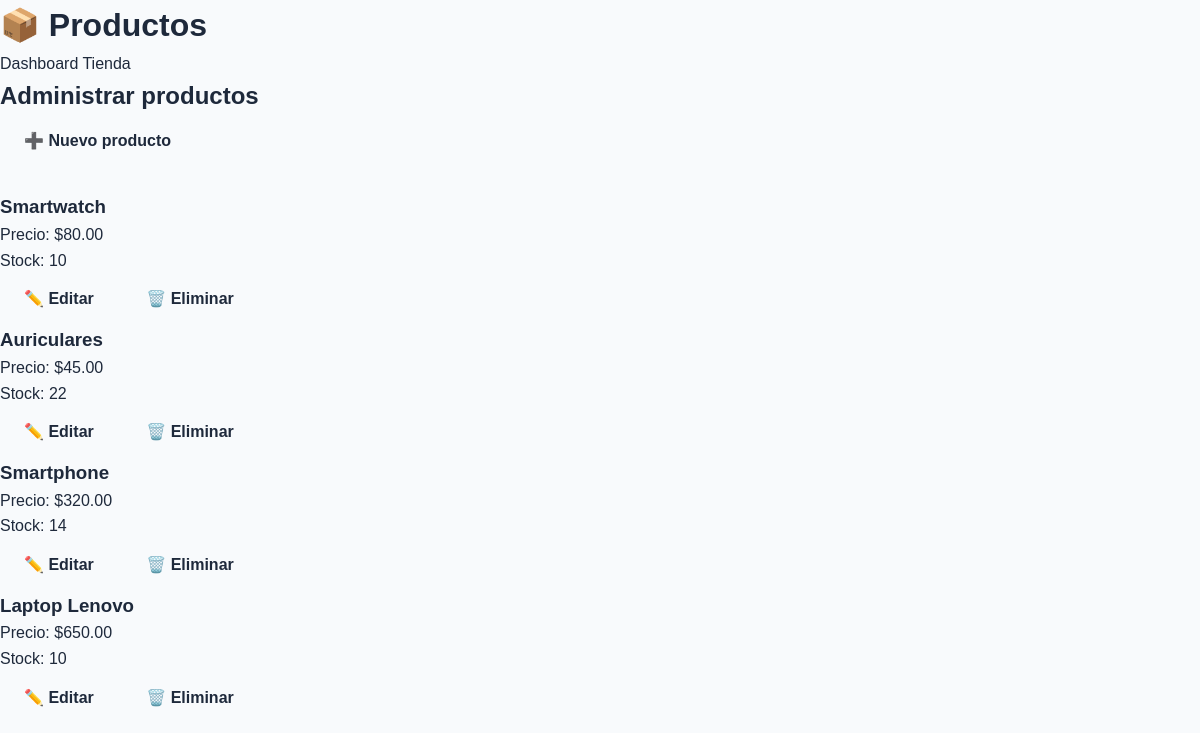
The page /productos on the database its author committed.
### tables this page shows
CREATE TABLE productos (
            id INTEGER PRIMARY KEY AUTOINCREMENT,
            nombre TEXT NOT NULL,
            descripcion TEXT,
            precio REAL NOT NULL,
            stock INTEGER NOT NULL DEFAULT 0,
            imagen TEXT,
            categoria_id INTEGER,
            fecha_creacion TIMESTAMP DEFAULT CURRENT_TIMESTAMP,

            FOREIGN KEY (categoria_id)
                REFERENCES categorias(id)
                ON DELETE SET NULL
        );

### main.py (the view)
@app.route("/productos")
def productos():
    productos = obtener_productos()
    categorias = obtener_categorias()
    return render_template(
        "productos.html",
        productos=productos,
        categorias=categorias,
        usuario=usuario_actual()
    )

### database.py (called while the page is built)
def conectar():
    conexion = sqlite3.connect(DATABASE)
    conexion.row_factory = sqlite3.Row
    conexion.execute("PRAGMA foreign_keys = ON")
    return conexion

def obtener_categorias():
    conexion = conectar()
    cursor = conexion.cursor()
    cursor.execute("""
        SELECT *
        FROM categorias
        ORDER BY nombre
    """)
    categorias = cursor.fetchall()
    conexion.close()
    return categorias

def obtener_productos():
    conexion = conectar()
    cursor = conexion.cursor()
    cursor.execute("""
        SELECT
            productos.*,
            categorias.nombre AS categoria
        FROM productos

        LEFT JOIN categorias
        ON productos.categoria_id = categorias.id

        ORDER BY productos.id DESC
    """)
    productos = cursor.fetchall()
    conexion.close()
    return productos

### main.py (called while the page is built)
def usuario_actual():
    usuario_id = session.get("usuario_id")
    if not usuario_id:
        return None
    return obtener_usuario_por_id(usuario_id)

### templates/admin/productos.html (shortened to what this page needs)
<!DOCTYPE html>
<html lang="es">
<head>
    <link
        rel="stylesheet"
        href="{{ url_for('static', filename='style.css') }}"
    >
</head>
<body>
<header>
    <h1>📦 Productos</h1>
    <nav>
        <a href="{{ url_for('admin_dashboard') }}">
            Dashboard
        </a>
        <a href="{{ url_for('inicio') }}">
            Tienda
        </a>
    </nav>
</header>
<main>
    <h2>Administrar productos</h2>
    <p>
        <a
            class="btn"
            href="{{ url_for('admin_nuevo_producto') }}"
        >
            ➕ Nuevo producto
        </a>
    </p>
    <br>
    {% for producto in productos %}
    <article>
        <h3>
            {{ producto['nombre'] }}
        </h3>
        <p>
            Precio:
            ${{ "%.2f"|format(producto['precio']) }}
        </p>
        <p>
            Stock:
            {{ producto['stock'] }}
        </p>
        <a
            class="btn"
            href="{{ url_for(
                'admin_editar_producto',
                producto_id=producto['id']
            ) }}"
        >
            ✏️ Editar
        </a>
        <a
            class="btn"
            href="{{ url_for(
                'admin_eliminar_producto',
                producto_id=producto['id']
            ) }}"
        >
            🗑️ Eliminar
        </a>
    </article>
    {% else %}
    <p>
        No existen productos.
    </p>
    {% endfor %}
</main>
</body>
</html>

### static/style.css (style rules this page uses)
:root { --primary: #2563eb; --primary-dark: #1d4ed8; --secondary: #0f172a; --text: #1e293b; --text-light: #64748b; --background: #f8fafc; --white: #ffffff; --border: #e2e8f0; --success: #16a34a; --danger: #dc2626; --shadow: 0 10px 30px rgba(15, 23, 42, 0.08); --radius: 14px; }
* { margin: 0; padding: 0; box-sizing: border-box; }
html { scroll-behavior: smooth; }
body { font-family: Arial, Helvetica, sans-serif; background: var(--background); color: var(--text); line-height: 1.6; }
a { text-decoration: none; color: inherit; }
.btn { display: inline-flex; align-items: center; justify-content: center; padding: 13px 24px; border-radius: 10px; border: none; cursor: pointer; font-weight: 700; transition: 0.25s; }

### rows shown on the page
productos: nombre "Smartwatch", precio "80.00", stock "10"
productos: nombre "Auriculares", precio "45.00", stock "22"
productos: nombre "Smartphone", precio "320.00", stock "14"
productos: nombre "Laptop Lenovo", precio "650.00", stock "10"
